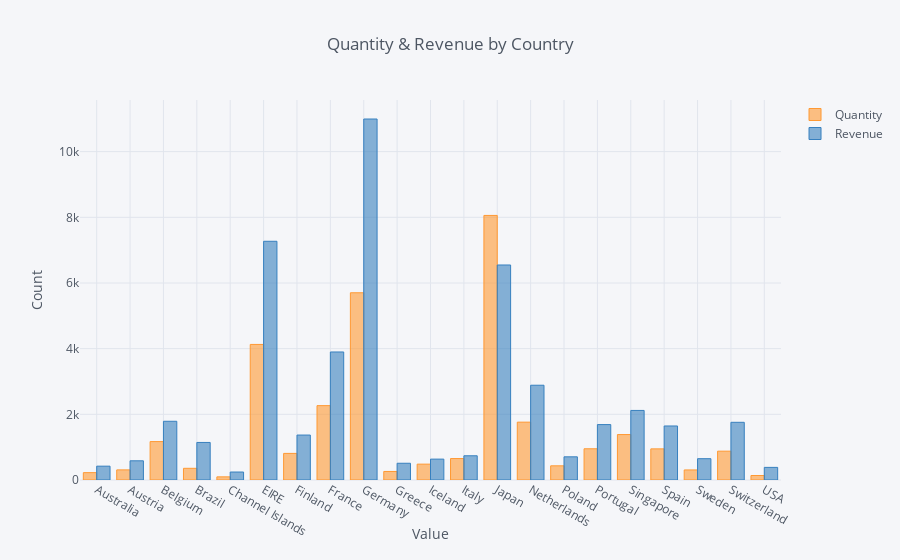

The notebook cell saved with this chart:
### Markdown cell above
## 1. Create an interactive bar chart showing total quantity and revenue by country (excluding United Kingdom) for the month of April 2011.

### Code cell
by_country = data[(data["Country"]!='United Kingdom')&(data["InvoiceDate"].dt.month==4)&(data["InvoiceDate"].dt.year==2011)].pivot_table(index=["Country"], values=["Quantity", "Revenue"], aggfunc={"Quantity":np.sum, "Revenue":np.sum})
by_country

by_country.iplot(kind='bar', xTitle='Value',
           yTitle='Count', title='Quantity & Revenue by Country')

### Figure 1 — Plotly figure (JSON) as saved in the notebook; plotly's stock layout.template omitted (floating-point values rounded to 4 significant figures)
{"data": [{"marker": {"color": "rgba(255, 153, 51, 0.6)", "line": {"color": "rgba(255, 153, 51, 1.0)", "width": 1}}, "name": "Quantity", "orientation": "v", "text": "", "type": "bar", "uid": "b5b18578-e9e2-4cb5-8807-d8fa5ed86a4d", "x": ["Australia", "Austria", "Belgium", "Brazil", "Channel Islands", "EIRE", "Finland", "France", "Germany", "Greece", "Iceland", "Italy", "Japan", "Netherlands", "Poland", "Portugal", "Singapore", "Spain", "Sweden", "Switzerland", "USA"], "y": [224, 308, 1170, 356, 96, 4129, 810, 2265, 5702, 260, 483, 653, 8058, 1762, 432, 951, 1384, 948, 306, 878, 137]}, {"marker": {"color": "rgba(55, 128, 191, 0.6)", "line": {"color": "rgba(55, 128, 191, 1.0)", "width": 1}}, "name": "Revenue", "orientation": "v", "text": "", "type": "bar", "uid": "298bcd86-e9bb-419c-ba5d-6982f69f9d27", "x": ["Australia", "Austria", "Belgium", "Brazil", "Channel Islands", "EIRE", "Finland", "France", "Germany", "Greece", "Iceland", "Italy", "Japan", "Netherlands", "Poland", "Portugal", "Singapore", "Spain", "Sweden", "Switzerland", "USA"], "y": [421.6, 584.8, 1788.0, 1144.0, 243.0, 7270.0, 1369.0, 3899.0, 10990.0, 509.7, 636.2, 737.8, 6549.0, 2887.0, 705.8, 1688.0, 2119.0, 1646.0, 649.1, 1757.0, 383.9]}], "layout": {"legend": {"bgcolor": "#F5F6F9", "font": {"color": "#4D5663"}}, "paper_bgcolor": "#F5F6F9", "plot_bgcolor": "#F5F6F9", "title": {"font": {"color": "#4D5663"}, "text": "Quantity & Revenue by Country"}, "xaxis": {"gridcolor": "#E1E5ED", "showgrid": true, "tickfont": {"color": "#4D5663"}, "title": {"font": {"color": "#4D5663"}, "text": "Value"}, "zerolinecolor": "#E1E5ED"}, "yaxis": {"gridcolor": "#E1E5ED", "showgrid": true, "tickfont": {"color": "#4D5663"}, "title": {"font": {"color": "#4D5663"}, "text": "Count"}, "zerolinecolor": "#E1E5ED"}}}
